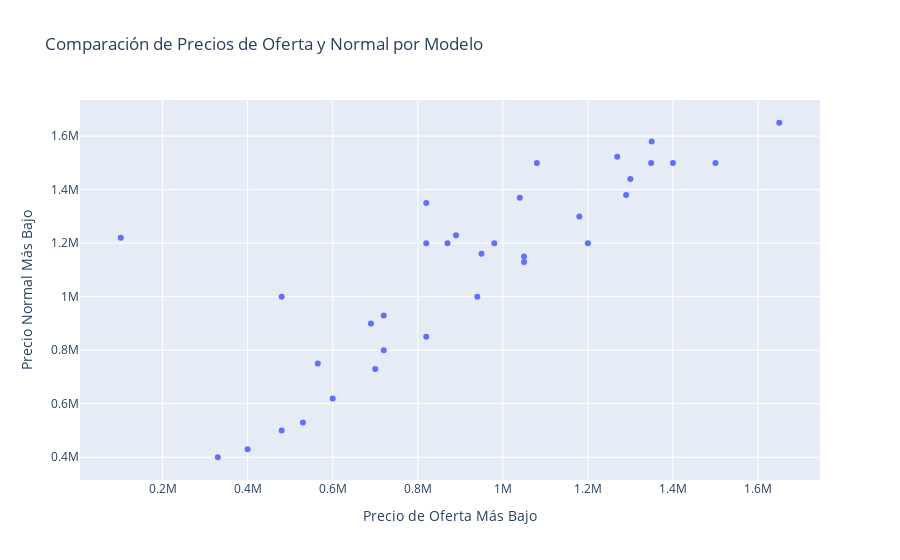

Here is the notebook cell this chart was saved with:
### Code cell
import pandas as pd
import plotly.express as px

precios_normales = productos.pivot_table(index='modelo', columns='tienda', values='precio_normal')
precios_normales['Tienda_Mejor_Precio_Normal'] = precios_normales.idxmin(axis=1)
precios_normales['Precio_Normal_Más_Bajo'] = precios_normales.select_dtypes(include=['float64', 'int64']).min(axis=1)

precios_oferta = productos.pivot_table(index='modelo', columns='tienda', values='precio_oferta')
precios_oferta['Tienda_Mejor_Oferta'] = precios_oferta.idxmin(axis=1)
precios_oferta['Precio_Oferta_Más_Bajo'] = precios_oferta.select_dtypes(include=['float64', 'int64']).min(axis=1)

resultados = pd.concat([precios_oferta[['Tienda_Mejor_Oferta', 'Precio_Oferta_Más_Bajo']], precios_normales[['Tienda_Mejor_Precio_Normal', 'Precio_Normal_Más_Bajo']]], axis=1)

fig = px.scatter(resultados.reset_index(), x='Precio_Oferta_Más_Bajo', y='Precio_Normal_Más_Bajo',
                 hover_data=['modelo', 'Tienda_Mejor_Oferta', 'Tienda_Mejor_Precio_Normal'],
                 labels={
                     "Precio_Oferta_Más_Bajo": "Precio de Oferta Más Bajo",
                     "Precio_Normal_Más_Bajo": "Precio Normal Más Bajo"
                 },
                 title="Comparación de Precios de Oferta y Normal por Modelo")

fig.show()

### Figure 1 — Plotly figure (JSON) as saved in the notebook; plotly's stock layout.template omitted (floating-point values rounded to 4 significant figures)
{"data": [{"customdata": [["iphone 11 128gb", "falabella", "falabella"], ["iphone 11 64gb", "claro", "paris"], ["iphone 12 128gb", "falabella", "falabella"], ["iphone 12 64gb", "movistar", "movistar"], ["iphone 13 128gb", "paris", "paris"], ["iphone 13 256gb", "lider", "lider"], ["iphone 13 512gb", "mercado libre", "mercado libre"], ["iphone 13 pro 1tb", "movistar", "movistar"], ["iphone 14 128gb", "lider", "paris"], ["iphone 14 256gb", "falabella", "falabella"], ["iphone 14 512gb", "movistar", "movistar"], ["iphone 14 plus 128gb", "claro", "claro"], ["iphone 14 plus 256gb", "lider", "lider"], ["iphone 14 plus 512gb", "movistar", "movistar"], ["iphone 14 pro 128gb", "claro", "claro"], ["iphone 14 pro max 128gb", "claro", "claro"], ["iphone 15 128gb", "falabella", "falabella"], ["iphone 15 256gb", "falabella", "falabella"], ["iphone 15 512gb", "falabella", "falabella"], ["iphone 15 negro 256gb", "hites", "hites"], ["iphone 15 plus 128gb", "paris", "paris"], ["iphone 15 plus 256gb", "mercado libre", "mercado libre"], ["iphone 15 plus 512gb", "mercado libre", "mercado libre"], ["iphone 15 pro 128gb", "ripley", "falabella"], ["iphone 15 pro 256gb", "falabella", "falabella"], ["iphone 15 pro 512gb", "la polar", "mercado libre"], ["iphone 15 pro max  256gb", "wom", "wom"], ["iphone 15 pro max 256gb", "falabella", "falabella"], ["iphone 15 pro max 512gb", "falabella", "falabella"], ["iphone 13 128gb", "paris", "paris"], ["iphone 15 pro 128gb", "paris", "paris"], ["iphone 15 pro 256gb", "paris", "paris"], ["iphone 15 pro max 256gb", "paris", "paris"], ["iphone 15 pro max 512gb", "paris", "paris"]], "hovertemplate": "Precio de Oferta Más Bajo=%{x}<br>Precio Normal Más Bajo=%{y}<br>modelo=%{customdata[0]}<br>Tienda_Mejor_Oferta=%{customdata[1]}<br>Tienda_Mejor_Precio_Normal=%{customdata[2]}<extra></extra>", "legendgroup": "", "marker": {"color": "#636efa", "symbol": "circle"}, "mode": "markers", "name": "", "orientation": "v", "showlegend": false, "type": "scatter", "x": [399990, 329900, 479990, 564990, 529990, 689990, 869990, 1649990, 699990, 719990, 1039990, 949900, 889990, 1399990, 1179900, 1299900, 819990, 719990, 479990, 979990, 939990, 101666, 1269108, 1049990, 819990, 1349990, 1348800, 819990, 1079990, 599990, 1049990, 1199990, 1289990, 1499990], "xaxis": "x", "y": [429990, 399990, 499990, 749990, 529990, 899990, 1199990, 1649990, 729990, 929990, 1369990, 1159990, 1229990, 1499990, 1299990, 1439990, 849990, 799990, 999990, 1199990, 999990, 1219990, 1523090, 1129990, 1199990, 1579990, 1499990, 1349990, 1499990, 619990, 1149990, 1199990, 1379990, 1499990], "yaxis": "y"}], "layout": {"legend": {"tracegroupgap": 0}, "title": {"text": "Comparación de Precios de Oferta y Normal por Modelo"}, "xaxis": {"anchor": "y", "domain": [0, 1], "title": {"text": "Precio de Oferta Más Bajo"}}, "yaxis": {"anchor": "x", "domain": [0, 1], "title": {"text": "Precio Normal Más Bajo"}}}}
